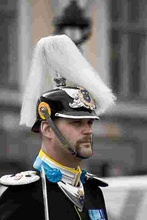
%> input picture test_img.jpg, 147 x 220 px, shrunk from 512 x 768 before the run
$ octave --eval "result = TCLT_feature(imread('test_img.jpg'));"   (GNU Octave 9; MATLAB toolbox functions it lacks are replaced by stand-ins)
%> lines starting %> are read from the running program, lines starting %| are printed output that depends on the picture; in (x1, y1, x2, y2) boxes, pixels count from 0 and x2, y2 are one past the last pixel; in counts of white or black regions, pixels touching at a corner belong together; the program's own positions count from 1
### lbp.m
%LBP returns the local binary pattern image or LBP histogram of an image.
%  J = LBP(I,R,N,MAPPING,MODE) returns either a local binary pattern
%  coded image or the local binary pattern histogram of an intensity
%  image I. The LBP codes are computed using N sampling points on a
%  circle of radius R and using mapping table defined by MAPPING.
%  See the getmapping function for different mappings and use 0 for
%  no mapping. Possible values for MODE are
%       'h' or 'hist'  to get a histogram of LBP codes
%       'nh'           to get a normalized histogram
%  Otherwise an LBP code image is returned.
%
%  J = LBP(I) returns the original (basic) LBP histogram of image I
%
%  J = LBP(I,SP,MAPPING,MODE) computes the LBP codes using n sampling
%  points defined in (n * 2) matrix SP. The sampling points should be
%  defined around the origin (coordinates (0,0)).
%
%  Examples
%  --------
%       I=imread('rice.png');
%       mapping=getmapping(8,'u2');
%       H1=LBP(I,1,8,mapping,'h'); %LBP histogram in (8,1) neighborhood
%                                  %using uniform patterns
%       subplot(2,1,1),stem(H1);
%
%       H2=LBP(I);
%       subplot(2,1,2),stem(H2);
%
%       SP=[-1 -1; -1 0; -1 1; 0 -1; -0 1; 1 -1; 1 0; 1 1];
%       I2=LBP(I,SP,0,'i'); %LBP code image using sampling points in SP
%                           %and no mapping. Now H2 is equal to histogram
%                           %of I2.

function result = lbp(varargin) % image,radius,neighbors,mapping,mode)
% Version 0.3.2
% Authors: Marko Heikkil?and Timo Ahonen

% Changelog
% Version 0.3.2: A bug fix to enable using mappings together with a
% predefined spoints array
% Version 0.3.1: Changed MAPPING input to be a struct containing the mapping
% table and the number of bins to make the function run faster with high number
% of sampling points. Lauge Sorensen is acknowledged for spotting this problem.


% Check number of input arguments.
error(nargchk(1,5,nargin));

image=varargin{1};
d_image=double(image);

if nargin==1
    spoints=[-1 -1; -1 0; -1 1; 0 -1; -0 1; 1 -1; 1 0; 1 1];
    neighbors=8;
    mapping=0;
    mode='h';
end

if (nargin == 2) && (length(varargin{2}) == 1)
    error('Input arguments');
end

if (nargin > 2) && (length(varargin{2}) == 1)
    radius=varargin{2};
    neighbors=varargin{3};

    spoints=zeros(neighbors,2);

    % Angle step.
    a = 2*pi/neighbors;

    for i = 1:neighbors
        spoints(i,1) = -radius*sin((i-1)*a);
        spoints(i,2) = radius*cos((i-1)*a);
    end

    if(nargin >= 4)
        mapping=varargin{4};
        if(isstruct(mapping) && mapping.samples ~= neighbors)
            error('Incompatible mapping');
        end
    else
        mapping=0;
    end

    if(nargin >= 5)
        mode=varargin{5};
    else
        mode='h';
    end
end

if (nargin > 1) && (length(varargin{2}) > 1)
    spoints=varargin{2};
    neighbors=size(spoints,1);

    if(nargin >= 3)
        mapping=varargin{3};
        if(isstruct(mapping) && mapping.samples ~= neighbors)
            error('Incompatible mapping');
        end
    else
        mapping=0;
    end

    if(nargin >= 4)
        mode=varargin{4};
    else
        mode='h';
    end
end

% Determine the dimensions of the input image.
[ysize xsize] = size(image);


miny=min(spoints(:,1));
maxy=max(spoints(:,1));
minx=min(spoints(:,2));
maxx=max(spoints(:,2));

% Block size, each LBP code is computed within a block of size bsizey*bsizex
bsizey=ceil(max(maxy,0))-floor(min(miny,0))+1;
bsizex=ceil(max(maxx,0))-floor(min(minx,0))+1;

% Coordinates of origin (0,0) in the block
origy=1-floor(min(miny,0));
origx=1-floor(min(minx,0));

% Minimum allowed size for the input image depends
% on the radius of the used LBP operator.
if(xsize < bsizex || ysize < bsizey)
  error('Too small input image. Should be at least (2*radius+1) x (2*radius+1)');
end

% Calculate dx and dy;
dx = xsize - bsizex;
dy = ysize - bsizey;

% Fill the center pixel matrix C.图像中所有可以编码的像素
C = image(origy:origy+dy,origx:origx+dx);
d_C = double(C);

bins = 2^neighbors;

% Initialize the result matrix with zeros.
result=zeros(dy+1,dx+1);

%Compute the LBP code image

for i = 1:neighbors  %每个近邻采样点处理模式相同，且对于其他像素后面程序用了“批”处理方式（相当于模板平移操作）！
  y = spoints(i,1)+origy;
  x = spoints(i,2)+origx;
  % Calculate floors, ceils and rounds for the x and y.
  fy = floor(y); cy = ceil(y); ry = round(y);
  fx = floor(x); cx = ceil(x); rx = round(x);
  % Check if interpolation is needed.
  if (abs(x - rx) < 1e-6) && (abs(y - ry) < 1e-6)
    % Interpolation is not needed, use original datatypes
    N = image(ry:ry+dy,rx:rx+dx);
    D = N >= C; % 与中心像素比较，结果为0或者1，这里是矩阵并行运算
  else
    % Interpolation needed, use double type images 为什么？？？？？double
    ty = y - fy;
    tx = x - fx;

    % Calculate the interpolation weights.
    w1 = (1 - tx) * (1 - ty);
    w2 =      tx  * (1 - ty);
    w3 = (1 - tx) *      ty ;
    w4 =      tx  *      ty ;
    % Compute interpolated pixel values
    N = w1*d_image(fy:fy+dy,fx:fx+dx) + w2*d_image(fy:fy+dy,cx:cx+dx) + ...
        w3*d_image(cy:cy+dy,fx:fx+dx) + w4*d_image(cy:cy+dy,cx:cx+dx);
    D = N >= d_C;
  end
  % Update the result matrix.
  v = 2^(i-1);
  result = result + v*D; %编码求和累加
end

%Apply mapping if it is defined
if isstruct(mapping)
    bins = mapping.num;
    for i = 1:size(result,1)
        for j = 1:size(result,2)
            result(i,j) = mapping.table(result(i,j)+1);
        end
    end
end

if (strcmp(mode,'h') || strcmp(mode,'hist') || strcmp(mode,'nh'))
    % Return with LBP histogram if mode equals 'hist'.
    result=hist(result(:),0:(bins-1));
    if (strcmp(mode,'nh'))
        result=result/sum(result); %l1归一化
    end
else
    %Otherwise return a matrix of unsigned integers
    if ((bins-1)<=intmax('uint8'))
        result=uint8(result);
    elseif ((bins-1)<=intmax('uint16'))
        result=uint16(result);
    else
        result=uint32(result);
    end
end

end

### wavelet_feature.m
function [ out_entropy,out_kld ] = wavelet_feature( dis_img,level,range )
%WAVELET_FEATURE Summary of this function goes here
%   Detailed explanation goes here
[coeff,s]=wavedec2(dis_img,level,'bior3.7');
H=cell(level,1);
V=cell(level,1);
D=cell(level,1);
he=zeros(level,1);
ve=zeros(level,1);
de=zeros(level,1);
len=length(range);
h_dis=zeros(len,level);
v_dis=zeros(len,level);
d_dis=zeros(len,level);
h_kld=zeros(level-1,1);
v_kld=zeros(level-1,1);
d_kld=zeros(level-1,1);
for i=1:level
    [H{i},V{i},D{i}]=detcoef2('all',coeff,s,i);
    [he(i),h_dis(:,i)]=coeff_entropy(H{i}(:),range);
    [ve(i),v_dis(:,i)]=coeff_entropy(V{i}(:),range);
    [de(i),d_dis(:,i)]=coeff_entropy(D{i}(:),range);
    if i>1
        h_kld(i-1)=kld(h_dis(:,i-1),h_dis(:,i));
        v_kld(i-1)=kld(v_dis(:,i-1),v_dis(:,i));
        d_kld(i-1)=kld(d_dis(:,i-1),d_dis(:,i));
    end
end
out_entropy=[he;ve;de];
out_kld=[h_kld;v_kld;d_kld];
end

### coeff_entropy.m
function [ output,prob_dis ] = coeff_entropy( input,range )
%COEFF_ENTROPY Summary of this function goes here
%   Detailed explanation goes here
temp=hist(input,range);temp=temp/sum(temp);
prob_dis=temp;
temp(temp==0)=1;
output=sum(-temp.*log2(temp));

end

### kld.m
function [ dist ] = kld( curr_dis,neighbor_dis )
%KLD Summary of this function goes here
%   Detailed explanation goes here
idx_curr=(curr_dis==0);
idx_neighbor=(neighbor_dis==0);
idx=idx_curr|idx_neighbor;
curr_dis(idx)=1;
neighbor_dis(idx)=1;
dist=sum(curr_dis.*log2(curr_dis./neighbor_dis));

end

### dct_feature.m
function [ out_entropy,out_skewness,out_diff_entropy ] = dct_feature( dis_img,range1,range2,range3 )
%DCT_ENTROPY Summary of this function goes here
%   Detailed explanation goes here
[h,w,~]=size(dis_img);
h_block=floor(h/8);
w_block=floor(w/8);
out_energy=cell(1,h_block*w_block);
out_energy_diff=cell(1,h_block*w_block);
curr_skewness=zeros(1,h_block*w_block);
len=[2;3;4;5;6;7;8;7;6;5;4;3;2;1];
cnt=1;
for i=1:h_block
    for j=1:w_block
        curr_block=dis_img((i-1)*8+1:i*8,(j-1)*8+1:j*8);
        temp_coeff=dct2(curr_block-mean(curr_block(:)));
        temp_coeff=temp_coeff.^2;
        temp_energy=zeros(14,1);
        for k=1:14
            for m=1:8
                for n=1:8
                    if m+n==k+2
                        temp_energy(k)=temp_energy(k)+temp_coeff(m,n);
                    end
                end
            end
        end
        temp_energy=sqrt(temp_energy./len);
        temp_energy_diff=temp_energy(1:13)-temp_energy(2:14);
        out_energy{cnt}=temp_energy;
        out_energy_diff{cnt}=temp_energy_diff;
        if var(temp_energy)==0
            curr_skewness(cnt)=0;
        else
            curr_skewness(cnt)=skewness(temp_energy);
        end
        cnt=cnt+1;
    end
end
out_skewness=hist(curr_skewness,range1);
out_skewness=out_skewness/sum(out_skewness);
out_energy=cell2mat(out_energy);
out_energy_diff=cell2mat(out_energy_diff);
out_entropy=zeros(14,1);
out_diff_entropy=zeros(13,1);
for i=1:14
    [out_entropy(i),~]=coeff_entropy(out_energy(i,:),range2);
    if i<14
        [out_diff_entropy(i),~]=coeff_entropy(out_energy_diff(i,:),range3);
    end
end

end

### TCLT_feature.m
function [ img_feature ] = TCLT_feature( img )
%TCLT_FEATURE Summary of this function goes here
%   Detailed explanation goes here
img_feature=cell(6,1);

c = size(img,3);
map_data = load('map_data_16_ri.mat');
mapping = map_data.mapping;
range_wavelet=-200:0.5:200;
range_dct1=-1.5:0.1:3.5;
range_dct2=0:0.5:255;
range_dct3=-255:1:255;
if c==1
    %lbp
    lbp_feature = lbp(img,2,16,mapping,'nh');
    %wavelet
    [wavelet_entropy,wavelet_kld]=wavelet_feature(img,4,range_wavelet);
    %dct
    [dct_entropy,dct_skewness,dct_diff_entropy]=dct_feature(img,range_dct1,range_dct2,range_dct3);
else
    img_gray = rgb2gray(img);
    img_ycbcr = rgb2ycbcr(img);
    %lbp
    lbp_feature = lbp(img_gray,2,16,mapping,'nh');
    %wavelet
    [temp_entropy_y,temp_kld_y]=wavelet_feature(img_ycbcr(:,:,1),4,range_wavelet);
    [temp_entropy_cb,temp_kld_cb]=wavelet_feature(img_ycbcr(:,:,2),4,range_wavelet);
    [temp_entropy_cr,temp_kld_cr]=wavelet_feature(img_ycbcr(:,:,3),4,range_wavelet);
    wavelet_entropy=[temp_entropy_y;temp_entropy_cb;temp_entropy_cr];
    wavelet_kld=[temp_kld_y;temp_kld_cb;temp_kld_cr];
    %dct
    [temp_dct_entropy_y,temp_dct_skewness_y,temp_dct_diff_entropy_y]=dct_feature(img_ycbcr(:,:,1),range_dct1,range_dct2,range_dct3);
    [temp_dct_entropy_cb,temp_dct_skewness_cb,temp_dct_diff_entropy_cb]=dct_feature(img_ycbcr(:,:,2),range_dct1,range_dct2,range_dct3);
    [temp_dct_entropy_cr,temp_dct_skewness_cr,temp_dct_diff_entropy_cr]=dct_feature(img_ycbcr(:,:,3),range_dct1,range_dct2,range_dct3);
    dct_entropy=[temp_dct_entropy_y;temp_dct_entropy_cb;temp_dct_entropy_cr];
    dct_skewness=[temp_dct_skewness_y,temp_dct_skewness_cb,temp_dct_skewness_cr];
    dct_diff_entropy=[temp_dct_diff_entropy_y;temp_dct_diff_entropy_cb;temp_dct_diff_entropy_cr];
end

img_feature{1}=lbp_feature;
img_feature{2}=wavelet_entropy;
img_feature{3}=wavelet_kld;
img_feature{4}=dct_entropy;
img_feature{5}=dct_skewness;
img_feature{6}=dct_diff_entropy;

end
%> in TCLT_feature, `img_gray = rgb2gray(img);`:
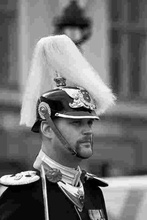
%> img_gray: size 220x147 uint8; min 0, max 255, mean 114.2
%> in TCLT_feature, `img_ycbcr = rgb2ycbcr(img);`: img_ycbcr: size 220x147x3 uint8; mean of channels 1, 2, 3 114.1, 126.9, 128.9
%> in lbp, `radius=varargin{2};`: radius = 2
%> in lbp, `neighbors=varargin{3};`: neighbors = 16
%> in lbp, `a = 2*pi/neighbors;`: a = 0.393
%> the loop in lbp, `for i = 1:neighbors` made 16 passes
%> after the loop in lbp, `for i = 1:neighbors`: spoints = 16 rows, first 12: [0 2; -0.765 1.85; -1.41 1.41; -1.85 0.765; -2 1.22e-16; -1.85 -0.765; -1.41 -1.41; -0.765 -1.85; -2.45e-16 -2; 0.765 -1.85; 1.41 -1.41; 1.85 -0.765]
%> in lbp, `mode=varargin{5};`: mode = 'nh'
%> in lbp, `miny=min(spoints(:,1));`: miny = -2
%> in lbp, `maxy=max(spoints(:,1));`: maxy = 2
%> in lbp, `minx=min(spoints(:,2));`: minx = -2
%> in lbp, `maxx=max(spoints(:,2));`: maxx = 2
%> in lbp, `bsizey=ceil(max(maxy,0))-floor(min(miny,0))+1;`: bsizey = 5
%> in lbp, `origy=1-floor(min(miny,0));`: origy = 3
%> in lbp, `dx = xsize - bsizex;`: dx = 142
%> in lbp, `dy = ysize - bsizey;`: dy = 215
%> in lbp, `C = image(origy:origy+dy,origx:origx+dx);`:
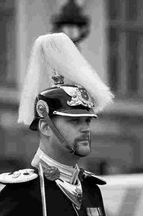
%> C: size 216x143 uint8; min 0, max 255, mean 115.2
%> in lbp, `bins = 2^neighbors;`: bins = 65536
%> in lbp, `result=zeros(dy+1,dx+1);`: result: size 216x143 double; every value is 0
%> the loop in lbp, `for i = 1:neighbors` made 16 passes
%> (y, x, fy, cy, ry, fx, cx, rx) on passes 2, 3, 4, 6, 7, 8, 10, 11, 12, 14, 15, 16: (2.23, 4.85, 2, 3, 2, 4, 5, 5), (1.59, 4.41, 1, 2, 2, 4, 5, 4), (1.15, 3.77, 1, 2, 1, 3, 4, 4), (1.15, 2.23, 1, 2, 1, 2, 3, 2), (1.59, 1.59, 1, 2, 2, 1, 2, 2), (2.23, 1.15, 2, 3, 2, 1, 2, 1), (3.77, 1.15, 3, 4, 4, 1, 2, 1), (4.41, 1.59, 4, 5, 4, 1, 2, 2), (4.85, 2.23, 4, 5, 5, 2, 3, 2), (4.85, 3.77, 4, 5, 5, 3, 4, 4), (4.41, 4.41, 4, 5, 4, 4, 5, 4), (3.77, 4.85, 3, 4, 4, 4, 5, 5)
%> (y, x, fy, cy, ry, fx, cx, rx) on passes 1, 5, 9, 13: (3, 5, 3, 3, 3, 5, 5, 5), (1, 3, 1, 1, 1, 3, 3, 3), (3, 1, 2, 3, 3, 1, 1, 1), (5, 3, 5, 5, 5, 2, 3, 3)
%> pass 1, in lbp, `N = image(ry:ry+dy,rx:rx+dx);`:
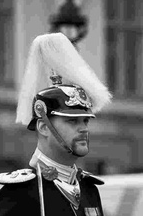
%> N: size 216x143 uint8; min 0, max 255, mean 115.7
%> pass 1, in lbp, `D = N >= C;`:
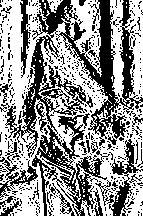
%> D: size 216x143 logical; 57% white; 436 black regions (407 under 20 px), largest, box (x1, y1, x2, y2) and area: (5, 0, 143, 216) 9037, (95, 139, 143, 216) 857, (0, 157, 38, 198) 443
%> in lbp, `bins = mapping.num;`: bins = 4116
%> in lbp, `result=hist(result(:),0:(bins-1));`: result = 4116 values, max 3432 at index 257, min 0 at index 44, mean 7.5
%> in lbp, `result=result/sum(result);`: result = 4116 values, max 0.111 at index 257, min 0 at index 44, mean 0.000243
%> in TCLT_feature, `lbp_feature = lbp(img_gray,2,16,mapping,'nh');`: lbp_feature has the same summary as result in lbp
%> in wavelet_feature, `[coeff,s]=wavedec2(dis_img,level,'bior3.7');`: s = [27 23; 27 23; 40 31; 66 48; 117 81; 220 147]
%> the loop in wavelet_feature, `for i=1:level` made 4 passes
%> after the loop in wavelet_feature, `for i=1:level`: D = 4 items; d_dis = 801 rows, first 8: [0 0.000316 0.00968 0.0709; 0 0.000316 0 0; 0 0 0 0; 0 0 0 0; 0 0 0 0; 0 0 0 0; 0 0 0 0; 0 0 0 0]; d_kld = [1.11; 0.682; 0.454]; de = [3.01; 6.03; 6.43; 6.84]; h_dis = 801 rows, first 8: [0 0.00694 0.0347 0.0709; 0 0 0 0; 0 0.000631 0 0; 0 0 0 0; 0 0 0 0; 0 0 0 0; 0 0 0 0; 0 0 0 0]; h_kld = [0.653; 0.852; -0.00956]; he = [4.92; 6.89; 7.44; 6.81]; v_dis = 801 rows, first 8: [0 0.00442 0.0355 0.151; 0 0 0 0.00161; 0 0 0 0.00161; 0 0 0 0.00322; 0 0 0 0; 0 0.000316 0 0.00161; 0 0 0 0; 0 0 0 0]; v_kld = [0.786; 0.703; 0.103]; ve = [5.02; 7.07; 7.33; 6.54]
%> in wavelet_feature, `out_entropy=[he;ve;de];`: out_entropy = [4.92; 6.89; 7.44; 6.81; 5.02; 7.07; 7.33; 6.54; 3.01; 6.03; 6.43; 6.84]
%> in wavelet_feature, `out_kld=[h_kld;v_kld;d_kld];`: out_kld = [0.653; 0.852; -0.00956; 0.786; 0.703; 0.103; 1.11; 0.682; 0.454]
%> in TCLT_feature, `[temp_entropy_y,temp_kld_y]=wavelet_feature(img_ycbcr(:,:,1),4,range_w..`: temp_entropy_y has the same summary as out_entropy in wavelet_feature; temp_kld_y has the same summary as out_kld in wavelet_feature
%> the loop in wavelet_feature (call 2), `for i=1:level` made 4 passes
%> after the loop in wavelet_feature (call 2), `for i=1:level`: d_dis = 801 rows, first 8: [0 0 0 0.00161; 0 0 0 0; 0 0 0 0; 0 0 0 0; 0 0 0 0; 0 0 0 0; 0 0 0 0; 0 0 0 0]; d_kld = [0.212; 0.215; 0.239]; de = [0.546; 1.71; 2.67; 3.37]; h_dis has the same summary as d_dis; h_kld = [0.178; 0.204; 0.16]; he = [1.49; 2.48; 3.37; 4.29]; v_dis = 801 rows, first 8: [0 0 0 0; 0 0 0 0; 0 0 0 0; 0 0 0 0; 0 0 0 0; 0 0 0 0; 0 0 0 0; 0 0 0 0]; v_kld = [0.232; 0.257; 0.0797]; ve = [1.66; 2.7; 3.63; 3.71]
%> in TCLT_feature, `[temp_entropy_cb,temp_kld_cb]=wavelet_feature(img_ycbcr(:,:,2),4,range..`: temp_entropy_cb = [1.49; 2.48; 3.37; 4.29; 1.66; 2.7; 3.63; 3.71; 0.546; 1.71; 2.67; 3.37]; temp_kld_cb = [0.178; 0.204; 0.16; 0.232; 0.257; 0.0797; 0.212; 0.215; 0.239]
%> after the loop in wavelet_feature (call 3), `for i=1:level`: d_dis has the same summary as v_dis; d_kld = [0.177; 0.215; 0.16]; de = [0.464; 1.46; 2.61; 2.98]; h_kld = [0.158; 0.139; 0.142]; he = [1.27; 2.15; 2.95; 3.78]; v_dis = 801 rows, first 8: [0 0 0 0.00322; 0 0 0 0; 0 0 0 0; 0 0 0 0; 0 0 0 0; 0 0 0 0; 0 0 0 0; 0 0 0 0]; v_kld = [0.208; 0.255; 0.0895]; ve = [1.43; 2.47; 3.51; 3.58]
%> in TCLT_feature, `[temp_entropy_cr,temp_kld_cr]=wavelet_feature(img_ycbcr(:,:,3),4,range..`: temp_entropy_cr = [1.27; 2.15; 2.95; 3.78; 1.43; 2.47; 3.51; 3.58; 0.464; 1.46; 2.61; 2.98]; temp_kld_cr = [0.158; 0.139; 0.142; 0.208; 0.255; 0.0895; 0.177; 0.215; 0.16]
%> in TCLT_feature, `wavelet_entropy=[temp_entropy_y;temp_entropy_cb;temp_entropy_cr];`: wavelet_entropy = 36 values, max 7.44 at index 3, min 0.464 at index 33, mean 3.74
%> in TCLT_feature, `wavelet_kld=[temp_kld_y;temp_kld_cb;temp_kld_cr];`: wavelet_kld = 27 values, max 1.11 at index 7, min -0.00956 at index 3, mean 0.321
%> after the loop in dct_feature, `for i=1:h_block`: cnt = 487; curr_skewness = 486 values, max 3.21 at index 411, min -0.422 at index 116, mean 2.03; out_energy = 486 items; temp_energy = [27.34; 5.08; 6.5; 3.25; 2.94; 1.98; 1.62; 1.18; 0.854; 0.454; 0.543; 0.458; 0.431; 0.293]
%> in dct_feature, `out_skewness=hist(curr_skewness,range1);`: out_skewness = 51 values, max 39 at index 45, min 0 at index 1, mean 9.53
%> in dct_feature, `out_skewness=out_skewness/sum(out_skewness);`: out_skewness = 51 values, max 0.0802 at index 45, min 0 at index 1, mean 0.0196
%> the loop in dct_feature, `for i=1:14` made 14 passes
%> after the loop in dct_feature, `for i=1:14`: out_diff_entropy = [6.08; 5.14; 4.27; 3.65; 3.1; 2.95; 2.65; 2.4; 2.19; 2.01; 1.86; 1.84; 1.92]; out_entropy = [7.16; 6.37; 5.6; 5.11; 4.71; 4.43; 4.2; 4.08; 3.71; 3.37; 3.2; 3.02; 2.86; 2.62]
%> in TCLT_feature, `[temp_dct_entropy_y,temp_dct_skewness_y,temp_dct_diff_entropy_y]=dct_f..`: temp_dct_entropy_y has the same summary as out_entropy in dct_feature; temp_dct_skewness_y has the same summary as out_skewness in dct_feature; temp_dct_diff_entropy_y has the same summary as out_diff_entropy in dct_feature
%> the loop in dct_feature (call 2), `for i=1:14` made 14 passes
%> in TCLT_feature, `[temp_dct_entropy_cb,temp_dct_skewness_cb,temp_dct_diff_entropy_cb]=dc..`: temp_dct_entropy_cb = [3.13; 2.84; 2.52; 2.09; 1.76; 1.5; 1.29; 1.13; 0.958; 0.836; 0.809; 0.767; 0.65; 0.666]; temp_dct_skewness_cb = 51 values, max 0.519 at index 16, min 0 at index 1, mean 0.0196; temp_dct_diff_entropy_cb = [2.22; 1.78; 1.39; 0.848; 0.464; 0.298; 0.193; 0.154; 0.096; 0.114; 0.0755; 0.0812; 0.0599]
%> in TCLT_feature, `[temp_dct_entropy_cr,temp_dct_skewness_cr,temp_dct_diff_entropy_cr]=dc..`: temp_dct_entropy_cr = [3.09; 2.81; 2.42; 2; 1.64; 1.39; 1.14; 1.02; 0.91; 0.825; 0.771; 0.743; 0.645; 0.561]; temp_dct_skewness_cr = 51 values, max 0.533 at index 16, min 0 at index 1, mean 0.0196; temp_dct_diff_entropy_cr = [2.12; 1.79; 1.25; 0.755; 0.35; 0.302; 0.142; 0.0599; 0.0688; 0.0213; 0.0385; 0.0427; 0.0385]
%> in TCLT_feature, `dct_entropy=[temp_dct_entropy_y;temp_dct_entropy_cb;temp_dct_entropy_c..`: dct_entropy = 42 values, max 7.16 at index 1, min 0.561 at index 42, mean 2.41
%> in TCLT_feature, `dct_skewness=[temp_dct_skewness_y,temp_dct_skewness_cb,temp_dct_skewne..`: dct_skewness = 153 values, max 0.533 at index 118, min 0 at index 1, mean 0.0196
%> in TCLT_feature, `dct_diff_entropy=[temp_dct_diff_entropy_y;temp_dct_diff_entropy_cb;tem..`: dct_diff_entropy = 39 values, max 6.08 at index 1, min 0.0213 at index 36, mean 1.41
%> `result = TCLT_feature(imread('test_img.jpg'));`: result = 6 items
